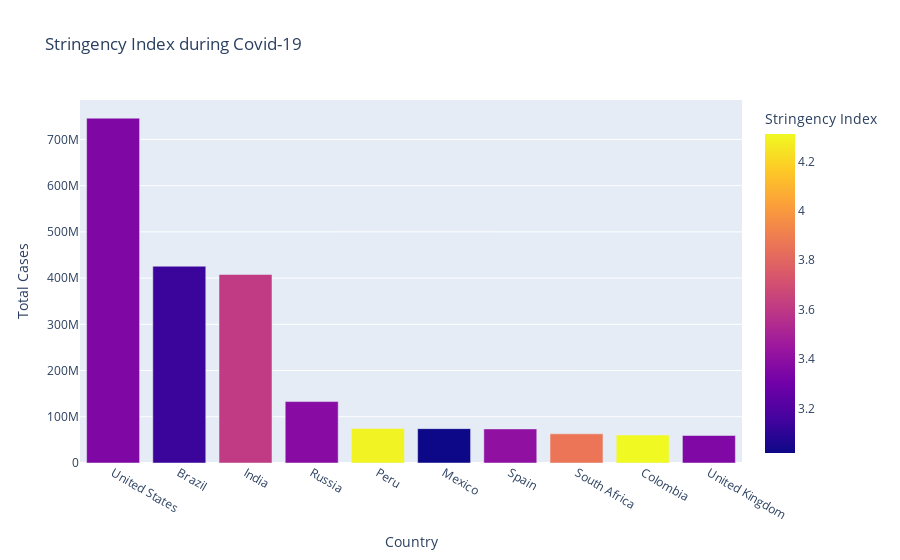

The notebook cell this image was saved under:
### Code cell
fig = px.bar(
    data_sorted,
    x='Country',
    y='Total Cases',
    hover_data=['Population', 'Total Deaths'], 
    color='Stringency Index',
    title="Stringency Index during Covid-19"
)
fig.show()

### Figure 1 — Plotly figure (JSON) as saved in the notebook; plotly's stock layout.template omitted (floating-point values rounded to 4 significant figures)
{"data": [{"alignmentgroup": "True", "customdata": [[331002647, 26477574], [212559409, 14340567], [1380004385, 7247327], [145934460, 2131571], [32971846, 3020038], [128932753, 7295850], [46754783, 5510624], [59308690, 1357682], [50882884, 1936134], [67886004, 7249573]], "hovertemplate": "Country=%{x}<br>Total Cases=%{y}<br>Population=%{customdata[0]}<br>Total Deaths=%{customdata[1]}<br>Stringency Index=%{marker.color}<extra></extra>", "legendgroup": "", "marker": {"color": [3.351, 3.136, 3.611, 3.38, 4.291, 3.019, 3.406, 3.864, 4.311, 3.354], "coloraxis": "coloraxis", "pattern": {"shape": ""}}, "name": "", "offsetgroup": "", "orientation": "v", "showlegend": false, "textposition": "auto", "type": "bar", "x": ["United States", "Brazil", "India", "Russia", "Peru", "Mexico", "Spain", "South Africa", "Colombia", "United Kingdom"], "xaxis": "x", "y": [746014098, 425704517, 407771615, 132888951, 74882695, 74347548, 73717676, 63027659, 60543682, 59475032], "yaxis": "y"}], "layout": {"barmode": "relative", "coloraxis": {"colorbar": {"title": {"text": "Stringency Index"}}, "colorscale": [[0, "#0d0887"], [0.1111, "#46039f"], [0.2222, "#7201a8"], [0.3333, "#9c179e"], [0.4444, "#bd3786"], [0.5556, "#d8576b"], [0.6667, "#ed7953"], [0.7778, "#fb9f3a"], [0.8889, "#fdca26"], [1, "#f0f921"]]}, "legend": {"tracegroupgap": 0}, "title": {"text": "Stringency Index during Covid-19"}, "xaxis": {"anchor": "y", "domain": [0, 1], "title": {"text": "Country"}}, "yaxis": {"anchor": "x", "domain": [0, 1], "title": {"text": "Total Cases"}}}}
